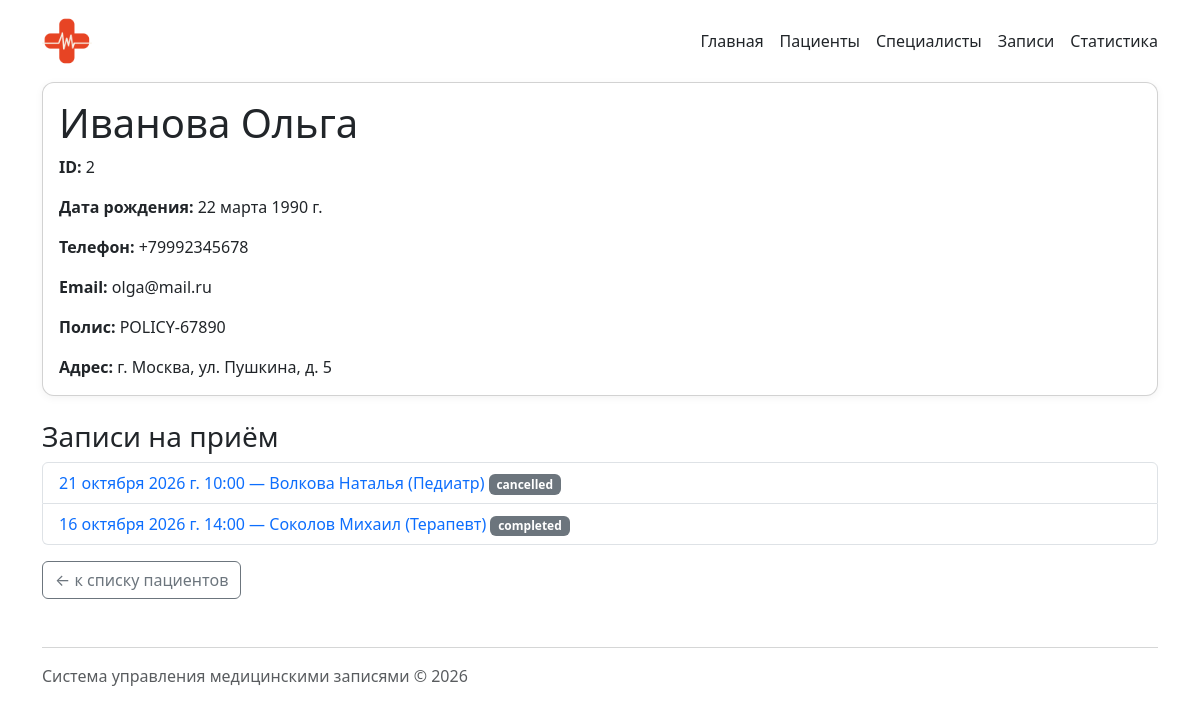
Page /patients/2/ on the committed database.
### patients/models.py (models this page shows, shortened)
class Patient(models.Model):
    first_name = models.CharField(max_length=100, verbose_name="Имя")
    last_name = models.CharField(max_length=100, verbose_name="Фамилия")
    birth_date = models.DateField(verbose_name="Дата рождения")
    phone = models.CharField(max_length=20, verbose_name="Телефон")
    email = models.EmailField(verbose_name="Email")
    insurance_policy = models.CharField(max_length=50, unique=True, verbose_name="Полис")
    address = models.TextField(blank=True, null=True, verbose_name="Адрес")
    class Meta:
        verbose_name = "Пациент"
        verbose_name_plural = "Пациенты"

### appointments/models.py (models this page shows, shortened)
class Appointment(models.Model):
    patient = models.ForeignKey(Patient, on_delete=models.CASCADE, related_name="appointments", verbose_name="Пациент")
    specialist = models.ForeignKey(Specialist, on_delete=models.PROTECT, related_name="appointments", verbose_name="Специалист")
    appointment_date = models.DateField(verbose_name="Дата приема")
    appointment_time = models.TimeField(verbose_name="Время приема")
    status = models.CharField(max_length=50, default='scheduled', verbose_name="Статус")
    complaint = models.TextField(blank=True, null=True, verbose_name="Жалобы")
    diagnosis = models.TextField(blank=True, null=True, verbose_name="Диагноз")
    notes = models.TextField(blank=True, null=True, verbose_name="Заметки")
    class Meta:
        verbose_name = "Запись на прием"
        verbose_name_plural = "Записи на прием"

### specialists/models.py (models this page shows, shortened)
class Specialist(models.Model):
    first_name = models.CharField(max_length=100, verbose_name="Имя")
    last_name = models.CharField(max_length=100, verbose_name="Фамилия")
    speciality = models.CharField(max_length=100, verbose_name="Специальность")
    phone = models.CharField(max_length=20, verbose_name="Телефон")
    email = models.EmailField(verbose_name="Email")
    experience_years = models.PositiveIntegerField(default=0, verbose_name="Стаж (лет)")
    class Meta:
        verbose_name = "Специалист"
        verbose_name_plural = "Специалисты"

### patients/views.py (the view)
# urls.py: path('<str:patient_id>/', views.patient_detail, name='detail'),
def patient_detail(request: HttpRequest, patient_id: int) -> HttpResponse:
    patient = get_object_or_404(Patient, id=patient_id)
    appointments = patient.appointments.select_related('specialist').order_by('-appointment_date')
    context = {
        'patient': patient,
        'appointments': appointments,
    }
    return render(request, 'patients/patient_detail.html', context)

### patients/templates/patients/patient_detail.html (shortened to what this page needs)
{% extends "base.html" %}
{% block content %}
<div class="card">
    <div class="card-body">
        <h1 class="card-title">
            {{ patient.last_name }} {{ patient.first_name }}
        </h1>
        <p class="card-text"><strong>ID:</strong> {{ patient.id }}</p>
        <p class="card-text">
            <strong>Дата рождения:</strong> {{ patient.birth_date }}
        </p>
        <p class="card-text">
            <strong>Телефон:</strong> {{ patient.phone }}
        </p>
        <p class="card-text">
            <strong>Email:</strong> {{ patient.email }}
        </p>
        <p class="card-text">
            <strong>Полис:</strong> {{ patient.insurance_policy }}
        </p>
        {% if patient.address %}
            <p class="card-text">
                <strong>Адрес:</strong> {{ patient.address }}
            </p>
        {% endif %}
    </div>
</div>
<h3 class="mt-4">Записи на приём</h3>
{% if appointments %}
    <ul class="list-group">
        {% for appointment in appointments %}
        <li class="list-group-item">
            <a href="{% url 'appointments:detail' appointment.id %}">
                {{ appointment.appointment_date }}
                {{ appointment.appointment_time }} —
                {{ appointment.specialist.last_name }}
                {{ appointment.specialist.first_name }}
                ({{ appointment.specialist.speciality }})
            </a>
            <span class="badge bg-secondary">
                {{ appointment.status }}
            </span>
        </li>
        {% endfor %}
    </ul>
{% else %}
    <p class="text-muted">Записей нет</p>
{% endif %}
<a href="{% url 'patients:list' %}"
   class="btn btn-outline-secondary mt-3">
    ← к списку пациентов
</a>
{% endblock %}

### homepage/static/homepage/css/style.css (style rules this page uses)
.card { border-radius: 12px; box-shadow: 0 2px 8px rgba(0, 0, 0, 0.05); }
.list-group-item a { text-decoration: none; color: #0d6efd; }

### rows in the picture
Patient: last_name "Иванова", first_name "Ольга", id "2", birth_date "22 марта 1990 г.", phone "+79992345678", email "olga@mail.ru", insurance_policy "POLICY-67890", address "г. Москва, ул. Пушкина, д. 5"
Appointment: appointment_date "21 октября 2026 г.", appointment_time "10:00", specialist.last_name "Волкова", specialist.first_name "Наталья", specialist.speciality "Педиатр", status "cancelled"
Appointment: appointment_date "16 октября 2026 г.", appointment_time "14:00", specialist.last_name "Соколов", specialist.first_name "Михаил", specialist.speciality "Терапевт", status "completed"
